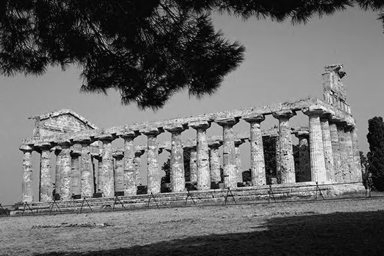
#> input picture Quantization/pic.png, 384 x 256 px
$ python show_hist.py ../Quantization/pic.png
#> lines starting #> are read from the running program, lines starting #| are printed output that depends on the picture
from PIL import Image
import matplotlib.pyplot as plt
import numpy as np
import sys

def main():
    # image
    filename = sys.argv[1]
    im_matrix = np.array(Image.open(filename).convert('L'))
#> im_matrix is the input picture: shape (256, 384); min 0, max 255, mean 105.1
    # create a histogram of the image
    hist = np.zeros(256)
    count = 0
    for row in im_matrix:
        for gray_data in row:
            hist[gray_data] += 1
            count += 1
#> after the loop, count = 98304; hist = 256 values, max 1794 at index 154, min 0 at index 247, mean 384
    hist = hist / count
#> hist = 256 values, max 0.0182 at index 154, min 0 at index 247, mean 0.00391
    # create the plot
    plt.title("Histogram")
    plt.plot(hist)
    plt.axis([0, 255, 0, np.max(hist) * 1.05])
    plt.xlabel("Gray Level")
    plt.ylabel("Frequence")
    plt.show()
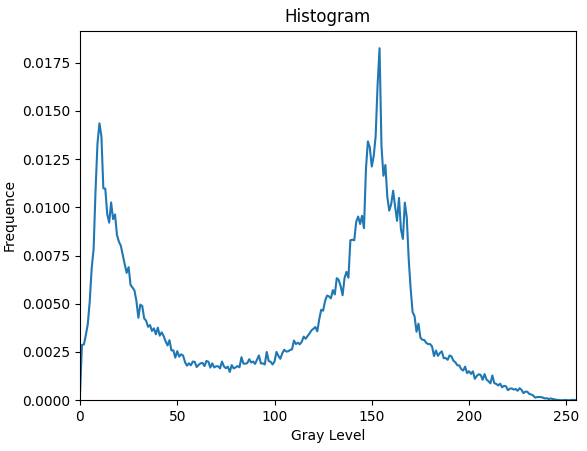
#> figure drawn by matplotlib, 1 panel; curve peaks at x = 154, y = 0.0182

if __name__ == "__main__":
    main()
